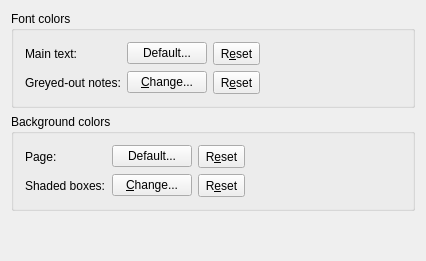
<ui version="4.0" >
 <class>ColorUi</class>
 <widget class="QWidget" name="ColorUi" >
  <property name="geometry" >
   <rect>
    <x>0</x>
    <y>0</y>
    <width>426</width>
    <height>261</height>
   </rect>
  </property>
  <property name="contextMenuPolicy" >
   <enum>Qt::DefaultContextMenu</enum>
  </property>
  <property name="windowTitle" >
   <string/>
  </property>
  <property name="toolTip" >
   <string/>
  </property>
  <layout class="QHBoxLayout" name="horizontalLayout" >
   <item>
    <layout class="QVBoxLayout" name="verticalLayout_3" >
     <item>
      <widget class="QGroupBox" name="fontcolorGB" >
       <property name="title" >
        <string>Font colors</string>
       </property>
       <property name="flat" >
        <bool>true</bool>
       </property>
       <layout class="QVBoxLayout" name="verticalLayout" >
        <item>
         <layout class="QGridLayout" name="gridLayout" >
          <item row="0" column="0" >
           <widget class="QLabel" name="fontColorLA" >
            <property name="text" >
             <string>Main text:</string>
            </property>
            <property name="buddy" >
             <cstring>fontColorPB</cstring>
            </property>
           </widget>
          </item>
          <item row="0" column="1" >
           <widget class="QPushButton" name="fontColorPB" >
            <property name="maximumSize" >
             <size>
              <width>16777215</width>
              <height>16777215</height>
             </size>
            </property>
            <property name="toolTip" >
             <string>Click to change the color</string>
            </property>
            <property name="text" >
             <string>Default...</string>
            </property>
           </widget>
          </item>
          <item row="0" column="2" >
           <widget class="QToolButton" name="delFontColorTB" >
            <property name="minimumSize" >
             <size>
              <width>23</width>
              <height>23</height>
             </size>
            </property>
            <property name="toolTip" >
             <string>Revert the color to the default</string>
            </property>
            <property name="text" >
             <string>R&amp;eset</string>
            </property>
            <property name="toolButtonStyle" >
             <enum>Qt::ToolButtonTextOnly</enum>
            </property>
            <property name="arrowType" >
             <enum>Qt::LeftArrow</enum>
            </property>
           </widget>
          </item>
          <item row="0" column="3" >
           <spacer>
            <property name="orientation" >
             <enum>Qt::Horizontal</enum>
            </property>
            <property name="sizeHint" stdset="0" >
             <size>
              <width>40</width>
              <height>20</height>
             </size>
            </property>
           </spacer>
          </item>
          <item row="1" column="0" >
           <widget class="QLabel" name="noteFontColorLA" >
            <property name="text" >
             <string>Greyed-out notes:</string>
            </property>
            <property name="buddy" >
             <cstring>fontColorPB</cstring>
            </property>
           </widget>
          </item>
          <item row="1" column="1" >
           <widget class="QPushButton" name="noteFontColorPB" >
            <property name="maximumSize" >
             <size>
              <width>16777215</width>
              <height>16777215</height>
             </size>
            </property>
            <property name="toolTip" >
             <string>Click to change the color</string>
            </property>
            <property name="text" >
             <string>&amp;Change...</string>
            </property>
           </widget>
          </item>
          <item row="1" column="2" >
           <widget class="QToolButton" name="delNoteFontColorTB" >
            <property name="minimumSize" >
             <size>
              <width>23</width>
              <height>23</height>
             </size>
            </property>
            <property name="toolTip" >
             <string>Revert the color to the default</string>
            </property>
            <property name="text" >
             <string>R&amp;eset</string>
            </property>
            <property name="toolButtonStyle" >
             <enum>Qt::ToolButtonTextOnly</enum>
            </property>
            <property name="arrowType" >
             <enum>Qt::LeftArrow</enum>
            </property>
           </widget>
          </item>
          <item row="1" column="3" >
           <spacer>
            <property name="orientation" >
             <enum>Qt::Horizontal</enum>
            </property>
            <property name="sizeHint" stdset="0" >
             <size>
              <width>40</width>
              <height>20</height>
             </size>
            </property>
           </spacer>
          </item>
         </layout>
        </item>
       </layout>
      </widget>
     </item>
     <item>
      <widget class="QGroupBox" name="backgroundGB" >
       <property name="title" >
        <string>Background colors</string>
       </property>
       <property name="flat" >
        <bool>true</bool>
       </property>
       <layout class="QVBoxLayout" name="verticalLayout_2" >
        <item>
         <layout class="QGridLayout" name="gridLayout_2" >
          <item row="0" column="0" >
           <widget class="QLabel" name="backgroundColorLA" >
            <property name="text" >
             <string>Page:</string>
            </property>
            <property name="buddy" >
             <cstring>backgroundPB</cstring>
            </property>
           </widget>
          </item>
          <item row="0" column="1" >
           <widget class="QPushButton" name="backgroundPB" >
            <property name="maximumSize" >
             <size>
              <width>16777215</width>
              <height>16777215</height>
             </size>
            </property>
            <property name="toolTip" >
             <string>Click to change the color</string>
            </property>
            <property name="text" >
             <string>Default...</string>
            </property>
           </widget>
          </item>
          <item row="0" column="2" >
           <widget class="QToolButton" name="delBackgroundTB" >
            <property name="minimumSize" >
             <size>
              <width>23</width>
              <height>23</height>
             </size>
            </property>
            <property name="toolTip" >
             <string>Revert the color to the default</string>
            </property>
            <property name="text" >
             <string>R&amp;eset</string>
            </property>
            <property name="toolButtonStyle" >
             <enum>Qt::ToolButtonTextOnly</enum>
            </property>
            <property name="arrowType" >
             <enum>Qt::LeftArrow</enum>
            </property>
           </widget>
          </item>
          <item row="0" column="3" >
           <spacer>
            <property name="orientation" >
             <enum>Qt::Horizontal</enum>
            </property>
            <property name="sizeHint" stdset="0" >
             <size>
              <width>40</width>
              <height>20</height>
             </size>
            </property>
           </spacer>
          </item>
          <item row="1" column="0" >
           <widget class="QLabel" name="boxBackgroundColorLA" >
            <property name="text" >
             <string>Shaded boxes:</string>
            </property>
            <property name="buddy" >
             <cstring>backgroundPB</cstring>
            </property>
           </widget>
          </item>
          <item row="1" column="1" >
           <widget class="QPushButton" name="boxBackgroundPB" >
            <property name="maximumSize" >
             <size>
              <width>16777215</width>
              <height>16777215</height>
             </size>
            </property>
            <property name="toolTip" >
             <string>Click to change the color</string>
            </property>
            <property name="text" >
             <string>&amp;Change...</string>
            </property>
           </widget>
          </item>
          <item row="1" column="2" >
           <widget class="QToolButton" name="delBoxBackgroundTB" >
            <property name="minimumSize" >
             <size>
              <width>23</width>
              <height>23</height>
             </size>
            </property>
            <property name="toolTip" >
             <string>Revert the color to the default</string>
            </property>
            <property name="text" >
             <string>R&amp;eset</string>
            </property>
            <property name="toolButtonStyle" >
             <enum>Qt::ToolButtonTextOnly</enum>
            </property>
            <property name="arrowType" >
             <enum>Qt::LeftArrow</enum>
            </property>
           </widget>
          </item>
          <item row="1" column="3" >
           <spacer>
            <property name="orientation" >
             <enum>Qt::Horizontal</enum>
            </property>
            <property name="sizeHint" stdset="0" >
             <size>
              <width>40</width>
              <height>20</height>
             </size>
            </property>
           </spacer>
          </item>
         </layout>
        </item>
       </layout>
      </widget>
     </item>
     <item>
      <spacer>
       <property name="orientation" >
        <enum>Qt::Vertical</enum>
       </property>
       <property name="sizeHint" stdset="0" >
        <size>
         <width>385</width>
         <height>22</height>
        </size>
       </property>
      </spacer>
     </item>
    </layout>
   </item>
  </layout>
 </widget>
 <layoutdefault spacing="6" margin="11" />
 <includes>
  <include location="local" >qt_i18n.h</include>
 </includes>
 <resources/>
 <connections/>
</ui>
